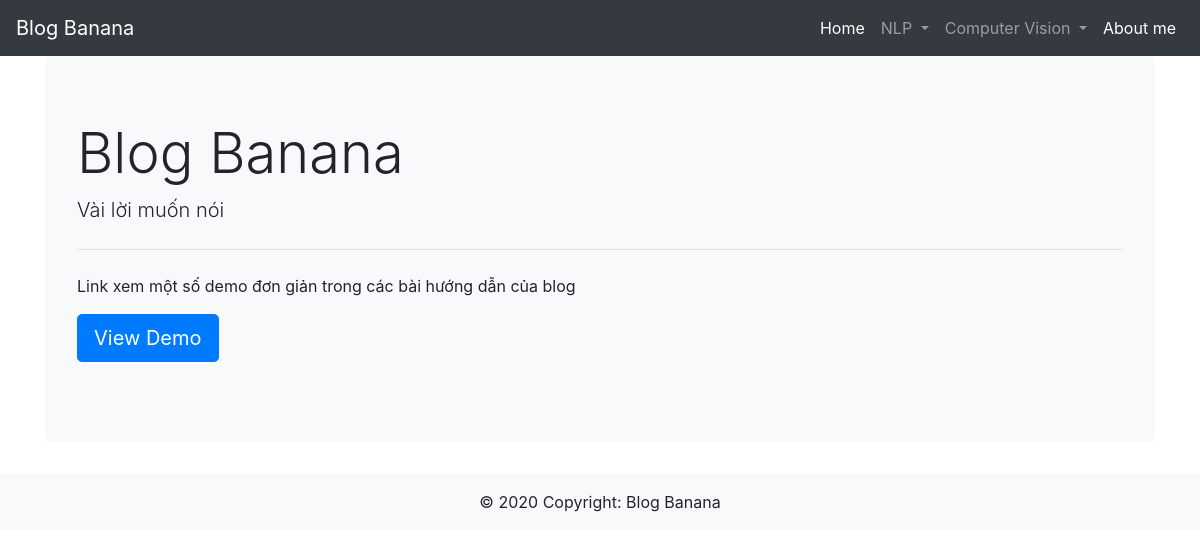
/, run on an earlier commit of the app's database.
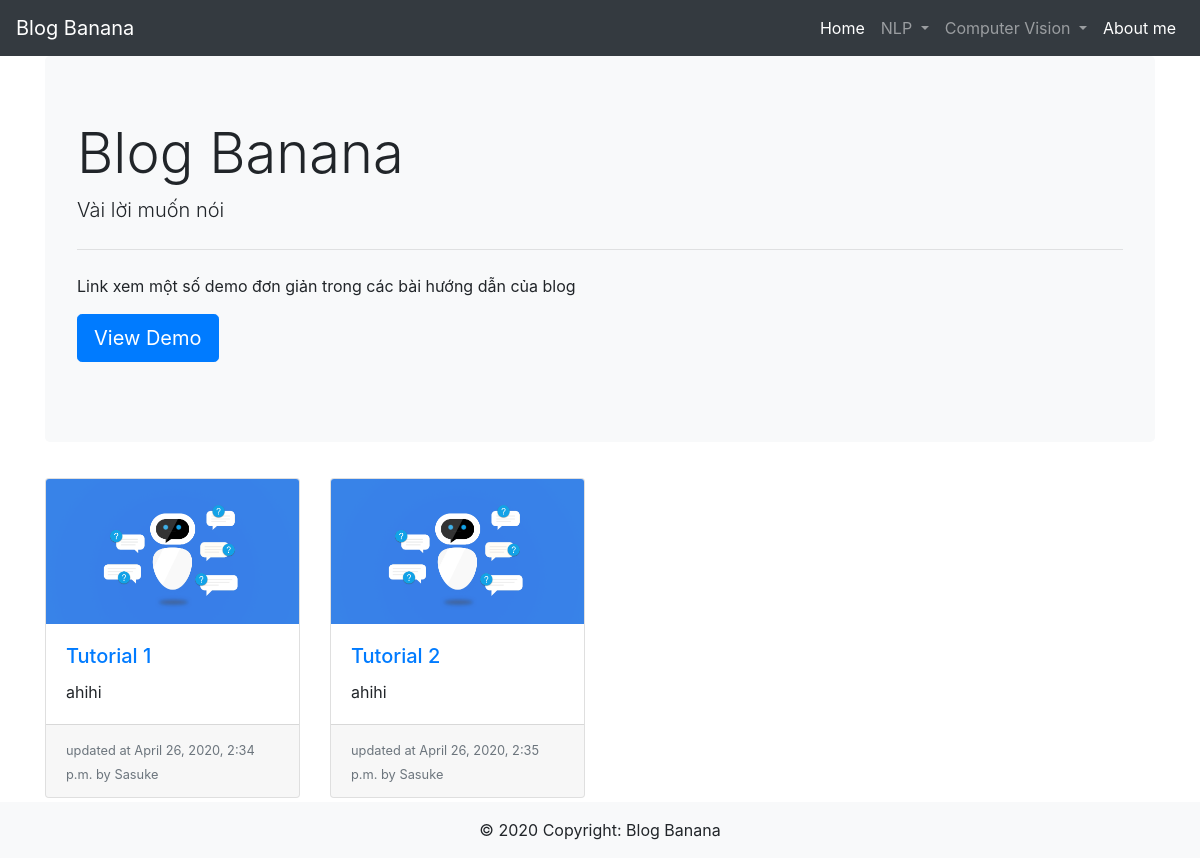
And on a later commit of the database.
### blog/models.py (models this page shows, shortened)
class Post(models.Model):
    title = models.CharField(max_length=200)
    quote = models.CharField(max_length=500)
    author = models.CharField(max_length=50)
    img = models.ImageField(upload_to="gallery", default = '')
    published = models.DateTimeField('date published', default=datetime.now)
    content = models.TextField()

### blog/views.py (the view)
# urls.py: path('', HomeView.as_view(), name='home'),
class HomeView(ListView):
    model = Post
    template_name = "posts/index.html"

### templates/posts/index.html
{% extends "base_home.html" %}
{% load static %}
{% block content %}
<div class="container">
    <div class="jumbotron bg-light" >
        <h1 class="display-4">Blog Banana</h1>
        <p class="lead">Vài lời muốn nói</p>
        <hr class="my-4">
        <p>Link xem một số demo đơn giản trong các bài hướng dẫn của blog</p>
        <p class="lead">
          <a class="btn btn-primary btn-lg" href="{% url 'ner' %}" role="button">View Demo</a>
        </p>
      </div>
    <div class="row">
        {% for tut in object_list %}
        <div class="col-sm-3 d-flex align-items-stretch">
            <div class="card mt-1 mb-1">
                <a href="{% url 'post' tut.id %}">
                    <img class="card-img-top" src="{{tut.img.url}}" alt="Card image cap">
                </a>
                <div class="card-body">
                    <h5 class="card-title">
                        <a href="{% url 'post' tut.id %}">
                            {{tut.title}}
                        </a>
                    </h5>
                    <p class="card-text">{{tut.quote}}</p>
                </div>
                <div class="card-footer">
                    <small class="text-muted">updated at {{tut.published}} by {{tut.author}} </small>
                </div>
            </div>
        </div>
        {% endfor %}
    </div>
</div>
{% endblock content %}

### templates/base_home.html (shortened to what this page needs)
{% load static %}
<!DOCTYPE html>
<html lang="en">
{% include "head.html" %}
{% include "navbar.html" %}
<body>
    {% block content %}
    {% endblock content %}
    {% include "footer.html" %}
</body>
</html>

### templates/head.html (shortened to what this page needs)
<head>
    <link rel="stylesheet" href="https://stackpath.bootstrapcdn.com/bootstrap/4.4.1/css/bootstrap.min.css"
>
</head>

### templates/navbar.html (shortened to what this page needs)
<nav class="navbar navbar-expand-lg navbar-dark bg-dark ml-auto" >
  <a class="navbar-brand" href="{% url 'home' %}">Blog Banana</a>
  <div class="collapse navbar-collapse" id="navbarSupportedContent">
    <ul class="navbar-nav ml-auto">
      <li class="nav-item active">
        <a class="nav-link " href="{% url 'home' %}">Home <span class="sr-only">(current)</span></a>
      </li>
      <li class="nav-item dropdown">
        <a class="nav-link dropdown-toggle" href="#" id="navbarDropdown" role="button" data-toggle="dropdown"
          aria-haspopup="true" aria-expanded="false">
          NLP
        </a>
      </li>
      <li class="nav-item dropdown">
        <a class="nav-link dropdown-toggle" href="#" id="navbarDropdown" role="button" data-toggle="dropdown"
          aria-haspopup="true" aria-expanded="false">
          Computer Vision
        </a>
      </li>
      <li class="nav-item active">
        <a class="nav-link" href="#">About me <span class="sr-only">(current)</span></a>
      </li>
    </ul>
  </div>
</nav>

### templates/footer.html
<footer class="bg-light">
  <div class="footer-copyright text-center py-3">© 2020 Copyright: Blog Banana
  </div>
</footer>

### templates/scripts.html (shortened to what this page needs)
{% load static %}

What changed in the data, as far as the page shows it:
added Post: img (picture), title "Tutorial 1", quote "ahihi", published "April 26, 2020, 2:34 p.m.", author "Sasuke"
added Post: img (picture), title "Tutorial 2", quote "ahihi", published "April 26, 2020, 2:35 p.m.", author "Sasuke"
